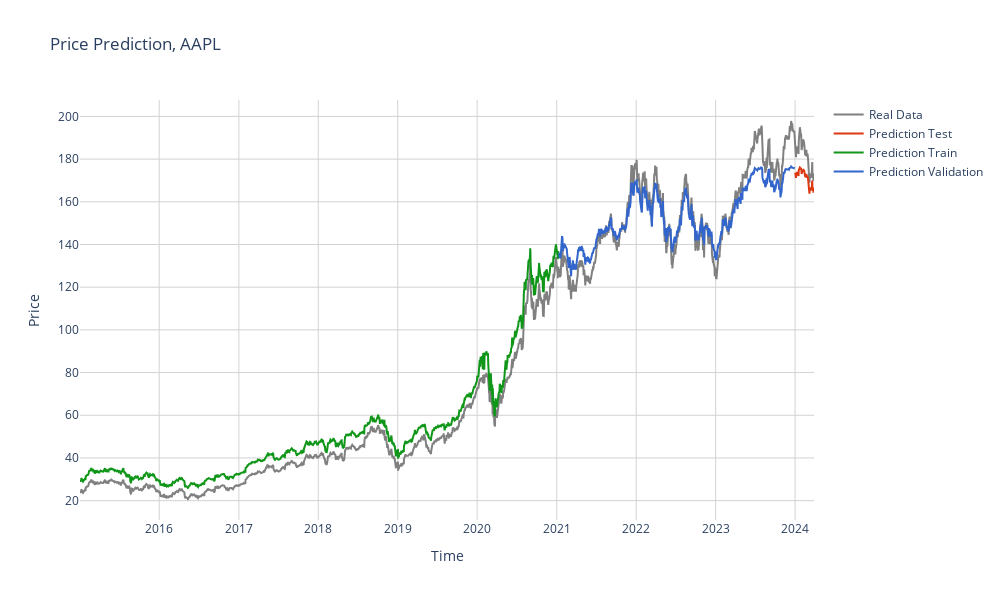

Notebook source saved alongside this figure:
### Code cell
# Initialize figure
fig = go.Figure()

# Color palette
colors = px.colors.qualitative.G10

# Add traces for real data and predictions using the defined colors
fig.add_trace(go.Scatter(x=data[regressant].index, y=data[regressant], mode='lines', line=dict(color='gray', width=2), name='Real Data'))
fig.add_trace(go.Scatter(x=test_y.index, y=preds_test, mode='lines', line=dict(color=colors[1], width=2), name='Prediction Test'))
fig.add_trace(go.Scatter(x=train_y.index, y=preds_train, mode='lines', line=dict(color=colors[3], width=2), name='Prediction Train'))
fig.add_trace(go.Scatter(x=validation_y.index, y=preds_val, mode='lines', line=dict(color=colors[0], width=2), name='Prediction Validation'))

# Update layout
fig.update_layout(
    title='Price Prediction, AAPL',
    xaxis_title='Time',
    yaxis_title='Price',
    showlegend=True,
    plot_bgcolor='rgba(0,0,0,0)',
    xaxis=dict(showgrid=True, gridcolor='lightgray'),
    yaxis=dict(showgrid=True, gridcolor='lightgray'),
    width=1000,  # Adjust the width as necessary
    height=600  # Maintain aspect ratio or adjust the height accordingly
)

# Show the plot
fig.show()

### Figure 1 — Plotly figure (JSON) as saved in the notebook; plotly's stock layout.template omitted (floating-point values rounded to 4 significant figures; data arrays with more than 128 entries replaced by an {"elided": "..."} marker saying what was removed)
{"data": [{"line": {"color": "gray", "width": 2}, "mode": "lines", "name": "Real Data", "type": "scatter", "x": {"elided": "2325 str values"}, "y": {"elided": "2325 float values"}}, {"line": {"color": "#DC3912", "width": 2}, "mode": "lines", "name": "Prediction Test", "type": "scatter", "x": ["2024-01-02T00:00:00", "2024-01-03T00:00:00", "2024-01-04T00:00:00", "2024-01-05T00:00:00", "2024-01-08T00:00:00", "2024-01-09T00:00:00", "2024-01-10T00:00:00", "2024-01-11T00:00:00", "2024-01-12T00:00:00", "2024-01-16T00:00:00", "2024-01-17T00:00:00", "2024-01-18T00:00:00", "2024-01-19T00:00:00", "2024-01-22T00:00:00", "2024-01-23T00:00:00", "2024-01-24T00:00:00", "2024-01-25T00:00:00", "2024-01-26T00:00:00", "2024-01-29T00:00:00", "2024-01-30T00:00:00", "2024-01-31T00:00:00", "2024-02-01T00:00:00", "2024-02-02T00:00:00", "2024-02-05T00:00:00", "2024-02-06T00:00:00", "2024-02-07T00:00:00", "2024-02-08T00:00:00", "2024-02-09T00:00:00", "2024-02-12T00:00:00", "2024-02-13T00:00:00", "2024-02-14T00:00:00", "2024-02-15T00:00:00", "2024-02-16T00:00:00", "2024-02-20T00:00:00", "2024-02-21T00:00:00", "2024-02-22T00:00:00", "2024-02-23T00:00:00", "2024-02-26T00:00:00", "2024-02-27T00:00:00", "2024-02-28T00:00:00", "2024-02-29T00:00:00", "2024-03-01T00:00:00", "2024-03-04T00:00:00", "2024-03-05T00:00:00", "2024-03-06T00:00:00", "2024-03-07T00:00:00", "2024-03-08T00:00:00", "2024-03-11T00:00:00", "2024-03-12T00:00:00", "2024-03-13T00:00:00", "2024-03-14T00:00:00", "2024-03-15T00:00:00", "2024-03-18T00:00:00", "2024-03-19T00:00:00", "2024-03-20T00:00:00", "2024-03-21T00:00:00", "2024-03-22T00:00:00", "2024-03-25T00:00:00", "2024-03-26T00:00:00", "2024-03-27T00:00:00", "2024-03-28T00:00:00"], "y": [173.7, 172.9, 171.7, 171.3, 173.6, 173.4, 174.0, 173.7, 173.8, 172.6, 172.1, 174.9, 175.4, 175.8, 176.1, 175.9, 175.9, 175.6, 175.5, 174.8, 173.0, 174.3, 173.8, 174.7, 175.0, 175.0, 174.8, 175.0, 174.6, 173.5, 173.0, 172.9, 172.0, 171.6, 172.0, 173.1, 172.1, 171.4, 172.2, 171.5, 171.1, 170.5, 167.8, 164.6, 163.9, 163.8, 165.0, 166.3, 166.6, 165.3, 166.5, 166.2, 166.9, 168.4, 169.9, 165.4, 166.0, 165.1, 164.3, 166.7, 165.5]}, {"line": {"color": "#109618", "width": 2}, "mode": "lines", "name": "Prediction Train", "type": "scatter", "x": {"elided": "1516 str values"}, "y": {"elided": "1516 float values"}}, {"line": {"color": "#3366CC", "width": 2}, "mode": "lines", "name": "Prediction Validation", "type": "scatter", "x": {"elided": "748 str values"}, "y": {"elided": "748 float values"}}], "layout": {"height": 600, "plot_bgcolor": "rgba(0,0,0,0)", "showlegend": true, "title": {"text": "Price Prediction, AAPL"}, "width": 1000, "xaxis": {"gridcolor": "lightgray", "showgrid": true, "title": {"text": "Time"}}, "yaxis": {"gridcolor": "lightgray", "showgrid": true, "title": {"text": "Price"}}}}
